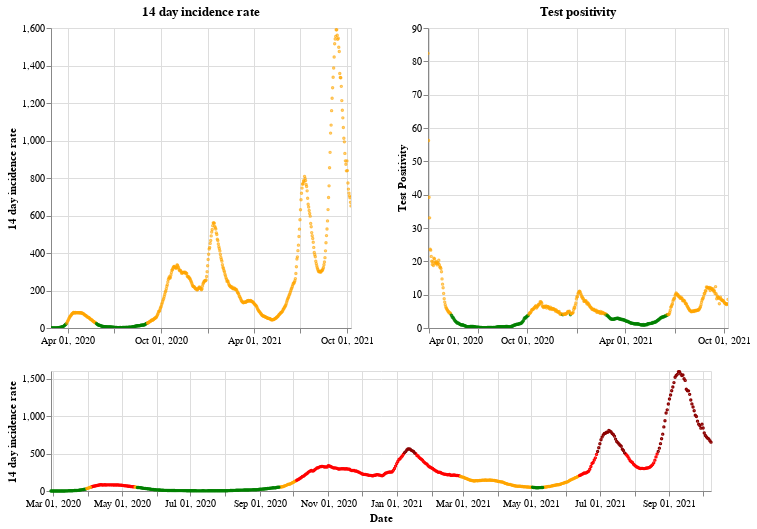

Source (notebook cell):
### Markdown cell above
## Scotland

### Code cell
plot_traffic_light('Scotland')

### Figure 1 — Vega-Lite specification as saved in the notebook (floating-point values rounded to 4 significant figures; data arrays with more than 128 entries replaced by an {"elided": "..."} marker saying what was removed)
{"config": {"view": {"continuousWidth": 400, "continuousHeight": 300}}, "vconcat": [{"hconcat": [{"mark": {"type": "point", "size": 2}, "encoding": {"color": {"condition": {"value": "green", "test": "(datum.twoWeeklyCasesRate <= 25)"}, "value": "orange"}, "tooltip": [{"type": "nominal", "field": "areaName"}, {"type": "temporal", "field": "date"}, {"type": "quantitative", "field": "twoWeeklyCasesRate"}, {"type": "quantitative", "field": "testPositivity"}], "x": {"type": "temporal", "axis": {"title": ""}, "field": "date", "scale": {"domain": {"selection": "DateBrush"}}, "timeUnit": "yearmonthdate"}, "y": {"type": "quantitative", "axis": {"title": "14 day incidence rate"}, "field": "twoWeeklyCasesRate"}}, "title": "14 day incidence rate", "width": 300}, {"mark": {"type": "point", "size": 2}, "encoding": {"color": {"condition": {"value": "green", "test": "(datum.testPositivity <= 4)"}, "value": "orange"}, "tooltip": [{"type": "nominal", "field": "areaName"}, {"type": "temporal", "field": "date"}, {"type": "quantitative", "field": "twoWeeklyCasesRate"}, {"type": "quantitative", "field": "testPositivity"}], "x": {"type": "temporal", "axis": {"title": ""}, "field": "date", "scale": {"domain": {"selection": "DateBrush"}}, "timeUnit": "yearmonthdate"}, "y": {"type": "quantitative", "axis": {"title": "Test Positivity"}, "field": "testPositivity"}}, "title": "Test positivity", "width": 300}]}, {"layer": [{"mark": {"type": "point", "size": 2}, "encoding": {"color": {"condition": {"value": "orange", "test": "(((datum.testPositivity < 4) && (datum.twoWeeklyCasesRate >= 50)) && (datum.twoWeeklyCasesRate < 200))"}, "value": "red"}, "opacity": {"condition": {"value": 1, "test": "((datum.twoWeeklyCasesRate >= 50) && (datum.twoWeeklyCasesRate < 500))"}, "value": 0}, "tooltip": [{"type": "nominal", "field": "areaName"}, {"type": "temporal", "field": "date"}, {"type": "quantitative", "field": "twoWeeklyCasesRate"}, {"type": "quantitative", "field": "testPositivity"}], "x": {"type": "temporal", "axis": {"title": "Date"}, "field": "date", "timeUnit": "yearmonthdate"}, "y": {"type": "quantitative", "axis": {"title": "14 day incidence rate"}, "field": "twoWeeklyCasesRate"}}, "selection": {"DateBrush": {"type": "interval", "encodings": ["x"], "fields": ["Time"]}}}, {"mark": {"type": "point", "size": 2}, "encoding": {"color": {"value": "darkred"}, "opacity": {"condition": {"value": 1, "test": "(datum.twoWeeklyCasesRate >= 500)"}, "value": 0}, "tooltip": [{"type": "nominal", "field": "areaName"}, {"type": "temporal", "field": "date"}, {"type": "quantitative", "field": "twoWeeklyCasesRate"}, {"type": "quantitative", "field": "testPositivity"}], "x": {"type": "temporal", "axis": {"title": "Date"}, "field": "date", "timeUnit": "yearmonthdate"}, "y": {"type": "quantitative", "axis": {"title": "14 day incidence rate"}, "field": "twoWeeklyCasesRate"}}}, {"mark": {"type": "point", "size": 2}, "encoding": {"color": {"condition": {"value": "green", "test": "((datum.testPositivity < 4) && (datum.twoWeeklyCasesRate < 50))"}, "value": "orange"}, "opacity": {"condition": {"value": 1, "test": "(datum.twoWeeklyCasesRate < 50)"}, "value": 0}, "tooltip": [{"type": "nominal", "field": "areaName"}, {"type": "temporal", "field": "date"}, {"type": "quantitative", "field": "twoWeeklyCasesRate"}, {"type": "quantitative", "field": "testPositivity"}], "x": {"type": "temporal", "axis": {"title": "Date"}, "field": "date", "timeUnit": "yearmonthdate"}, "y": {"type": "quantitative", "axis": {"title": "14 day incidence rate"}, "field": "twoWeeklyCasesRate"}}}], "height": 120, "width": 660}], "data": {"name": "data-d86664d6e8ca433797111a09436ca61c"}, "$schema": "https://vega.github.io/schema/vega-lite/v4.8.1.json", "datasets": {"data-d86664d6e8ca433797111a09436ca61c": {"elided": "589 records"}}}
